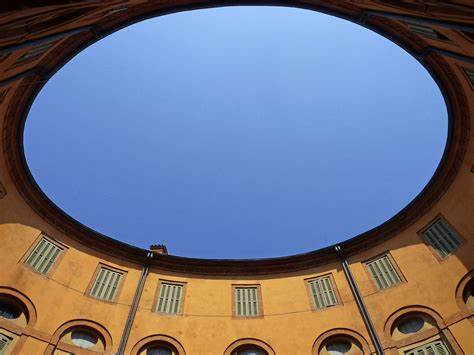
#> input picture hm4/ellipses/1.jpg, 474 x 355 px; its folder holds only this picture in this run
$ jupyter execute ellipse_finding.ipynb   (shell and % lines are left out)
#> lines starting #> are read from the running program, lines starting #| are printed output that depends on the picture; after the words box and inside, x2 and y2 are one past the last pixel; in counts of white or black regions, pixels touching at a corner belong together
[cell 1]
import numpy as np
import cv2
from PIL import Image
import os
import matplotlib.pyplot as plt
from scipy.spatial import distance_matrix

### Download & visualize images

[cell 2]
working_dir = 'ellipses/'
files = next(os.walk(working_dir))[2]
files = list(filter(lambda x: x.endswith('.jpg'), files))

[cell 3]
images = []
for file in files:
     #read images from data folder
    img = cv2.imread(os.path.join(working_dir, file))
#> img is the input picture: shape (355, 474, 3); mean B, G, R 133.1, 115.1, 112.8
    img = cv2.cvtColor(img, cv2.COLOR_BGR2RGB)

    images.append(img)

[cell 4]
def visualize(images):
    for img in images:
        plt.figure(figsize=(15, 15))
        plt.imshow(img, cmap='gray')
        plt.axis('off')
#> this loop made 1 pass

[cell 5]
visualize(images)

### Solution

[cell 6]
class Ellipse(object):
    '''Ellipses finding algorithm'''
    def __init__(self, points):

        self.points = np.array(points, dtype=np.double)

        #self.max_values = self.points.max(axis=0)
        #self.min_values = self.points.min(axis=0)

    def find_ellipse(self):
        # create M matrix
        matrix = []
        for point in self.points:
            matrix.append([point[0]**2, 2 * point[0] * point[1], point[1]**2, 2 * point[0], 2 * point[1], 1])

        # find the M.T M
        matrix = np.array(matrix, dtype=np.double)
        matrix = matrix.transpose() @ matrix

        # find the vector of coefficients
        _, _, V = np.linalg.svd(matrix)

        # set E matrix of the ellipse
        R = V[-1, :]
        R /= R[0]
        self.E = np.array([[R[0], R[1], R[3]],
                           [R[1], R[2], R[4]],
                           [R[3], R[4], R[5]]], np.double)

    def draw_ellipse(self, n_points=200):

        points = []

        u, s, v = np.linalg.svd(self.E)
        H = np.linalg.inv(np.diag(np.sqrt(s)) @ u.transpose())

        # sample angles in radians
        alphas = np.linspace(0, 2 * np.pi, num=n_points)

        for alpha in alphas:

            # get point on the ellipse

            res = H @ np.array([np.sin(alpha), np.cos(alpha), 1.0])
            res = res[:2] / res[2]

            res = res.astype(np.int32)
            points.append(tuple(res))

        return points

[cell 7]
def max_deviation(points, sigma_first=-1, sigma_last=1, n_trials=50, n_points=100):
    # compute max deviation in the case of white noise

    sigmas = np.linspace(sigma_first, sigma_last, num=n_points)
    points = np.array(points, dtype=np.double)

    # precompute ideal ellipse
    ellipse_ideal = Ellipse(points)
    ellipse_ideal.find_ellipse()
    ideal_points = ellipse_ideal.draw_ellipse(n_points)

    distances = []

    for sigma in sigmas:

        dist = 0
        for n in range(n_trials):

            points_with_noise = points + sigma * np.random.randn(*points.shape)
            #points_with_noise = points.astype(np.int32)

            # for each loop compute noised ellipse
            ellipse = Ellipse(points_with_noise)
            ellipse.find_ellipse()
            noise_points = ellipse.draw_ellipse(n_points)

            # find the maximal distance from
            # ideal ellipse to noised
            matrix = distance_matrix(ideal_points, noise_points)
            dist += np.sqrt(matrix.min(axis=0).max())

        dist /= n_trials
        distances.append(dist)

    distances = np.array(distances)

    return sigmas, distances

### Find the 7 keypoints of the desired ellipse on the image:

[cell 8]
img = np.array(images[0]).copy()

points = [(430, 74),
          (420, 191),
          (290, 255),
          (95, 230),
          (45, 84),
          (109, 34),
          (310, 10)]

for point in points:
    cv2.circle(img, point, 4, (255, 0, 0), 2)
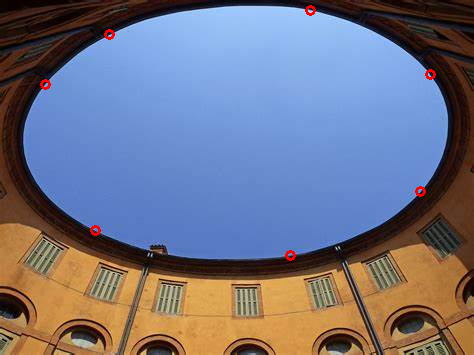
#> img: shape (355, 474, 3); mean R, G, B 113.3, 114.8, 132.8
Image.fromarray(img)

[cell 9]
ellipse = Ellipse(points)
ellipse.find_ellipse()
ps = ellipse.draw_ellipse(200)

[cell 10]
img = np.array(images[0]).copy()

for i in range(1, len(ps)):
    cv2.line(img, ps[i-1], ps[i], (0, 255, 0), 2)
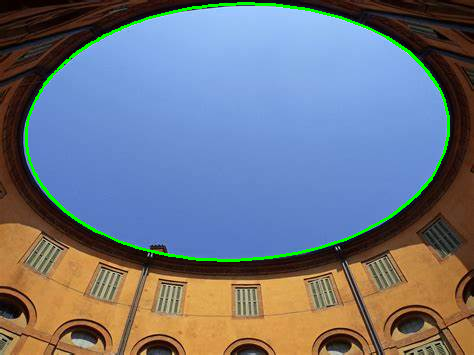
#> img: shape (355, 474, 3); mean R, G, B 111.6, 118.3, 130.8
for point in points:
    cv2.circle(img, point, 4, (255, 0, 0), 2)
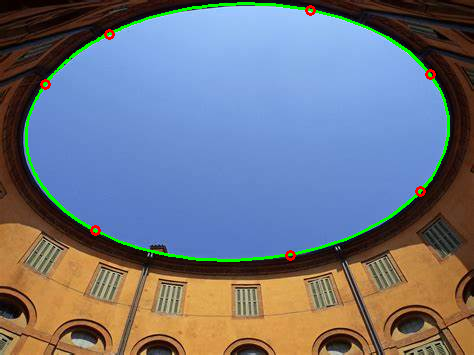
#> img: shape (355, 474, 3); 0.28% of pixels changed, all inside (x1, y1, x2, y2) = (40, 5, 436, 261)

Image.fromarray(img)

### Plot maximal deviation depends on standard deviation of the errors:

[cell 11]
sigmas, dists = max_deviation(points, 0, 8)

[cell 12]
plt.figure(figsize=(5, 3), dpi=150)
plt.plot(sigmas, dists)
plt.xlabel('The standard deviation')
_ = plt.ylabel('The distance to an ideal ellipse')
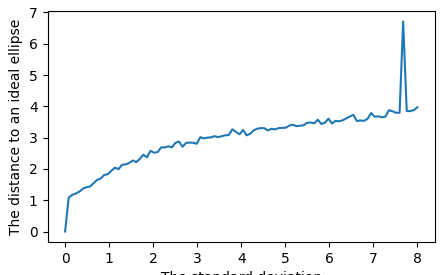
#> figure drawn by matplotlib, 1 panel; curve peaks at x = 7.68, y = 6.71
